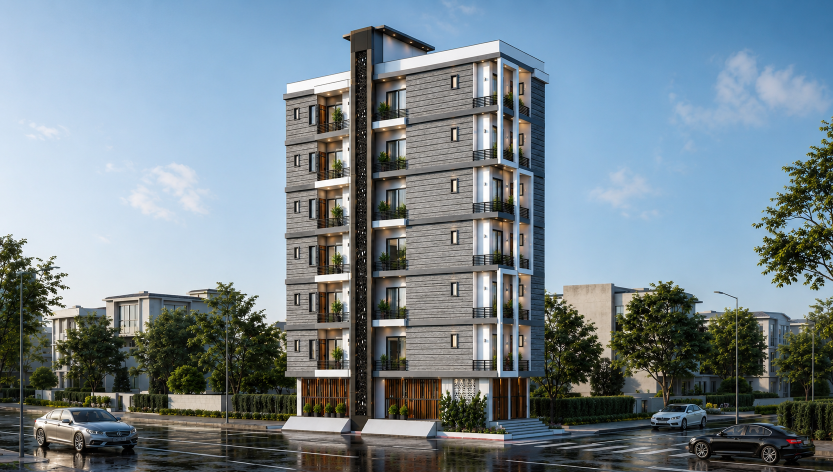
#> input picture images/photos/about-carousel/01-ayati-residency-street.png, 1666 x 944 px (shown at 1/2 size)
$ python fit-carousel-images.py
#> lines starting #> are read from the running program, lines starting #| are printed output that depends on the picture
#!/usr/bin/env python3
"""Deprecated: blur-fill carousel frames. Use original assets + object-fit: contain instead."""

from __future__ import annotations

from pathlib import Path

from PIL import Image, ImageFilter

ROOT = Path(__file__).resolve().parents[1]
SRC_DIR = ROOT / 'images/photos/about-carousel'
OUT_DIR = SRC_DIR / 'fitted'
TARGET_W, TARGET_H = 1920, 1440

CAROUSEL_FILES = [
    '01-ayati-residency-street.png',
    '03-aadhya-residency-2.png',
    '04-ayati-green-day.png',
    '05-ayati-green-zoom.jpg',
    '10-aadya-homes.jpeg',
]


def fit_with_blur_bg(src: Path, dst: Path) -> None:
    im = Image.open(src).convert('RGB')
#> im is the input picture: PIL image 1666x944 RGB; mean R, G, B 118.1, 133, 141.6
    w, h = im.size
#> w = 1666; h = 944
    target_ratio = TARGET_W / TARGET_H
    src_ratio = w / h
#> src_ratio = 1.76

    if src_ratio > target_ratio:
        bg_scale = TARGET_H / h
#> bg_scale = 1.53
    else:
        bg_scale = TARGET_W / w
    bg_w = max(TARGET_W, int(w * bg_scale))
#> bg_w = 2541
    bg_h = max(TARGET_H, int(h * bg_scale))
#> bg_h = 1440
    bg = im.resize((bg_w, bg_h), Image.Resampling.LANCZOS)
    left = (bg_w - TARGET_W) // 2
#> left = 310
    top = (bg_h - TARGET_H) // 2
#> top = 0
    bg = bg.crop((left, top, left + TARGET_W, top + TARGET_H))
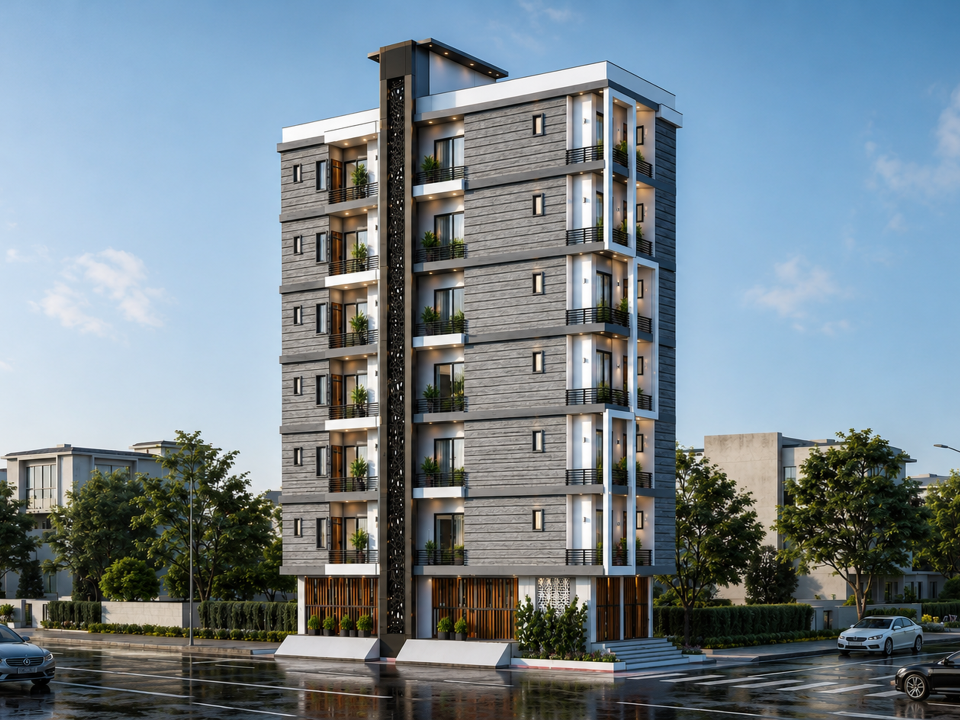
#> bg: PIL image 1920x1440 RGB (shown at 1/2 size); mean R, G, B 117.4, 131.6, 140.3
    bg = bg.filter(ImageFilter.GaussianBlur(radius=28))
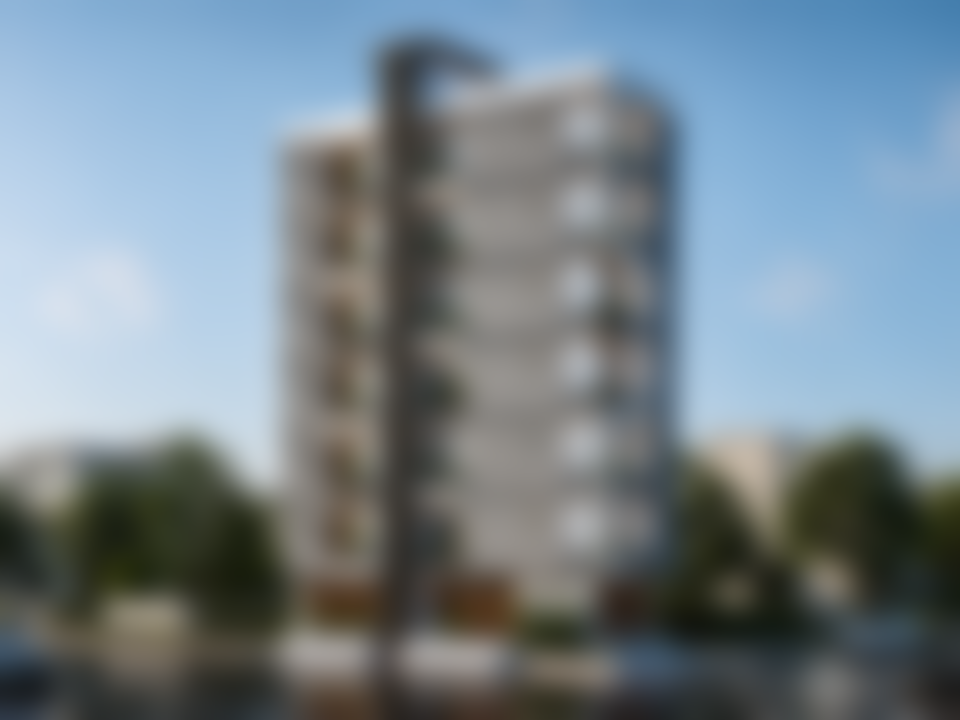
#> bg: PIL image 1920x1440 RGB (shown at 1/2 size); mean R, G, B 117.4, 131.6, 140.3

    if src_ratio > target_ratio:
        fg_w = TARGET_W
        fg_h = round(TARGET_W / src_ratio)
#> fg_h = 1088
    else:
        fg_h = TARGET_H
        fg_w = round(TARGET_H * src_ratio)
    fg = im.resize((fg_w, fg_h), Image.Resampling.LANCZOS)

    canvas = bg.copy()
    canvas.paste(fg, ((TARGET_W - fg_w) // 2, (TARGET_H - fg_h) // 2))
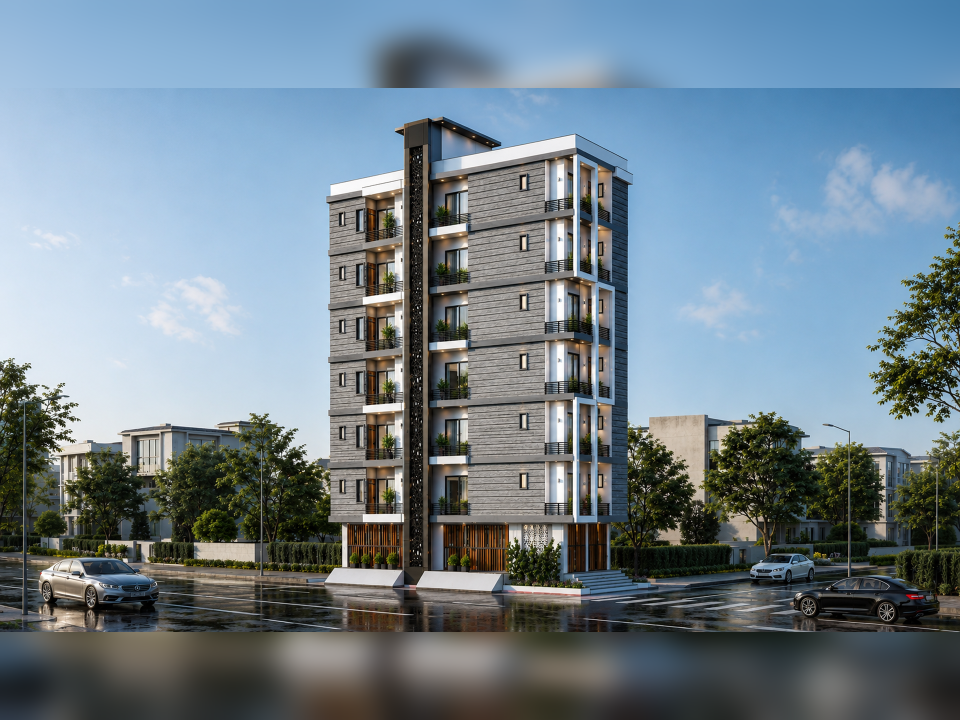
#> canvas: PIL image 1920x1440 RGB (shown at 1/2 size); mean R, G, B 112.8, 129.1, 139.8

    if dst.suffix.lower() in {'.jpg', '.jpeg'}:
        canvas.save(dst, 'JPEG', quality=88, optimize=True)
    else:
        canvas.save(dst, 'PNG', optimize=True)


def main() -> None:
    OUT_DIR.mkdir(exist_ok=True)
    for name in CAROUSEL_FILES:
        src = SRC_DIR / name
        stem = Path(name).stem
        out_ext = '.jpg' if name.lower().endswith(('.jpg', '.jpeg')) else '.png'
        dst = OUT_DIR / f'{stem}-fitted{out_ext}'
        fit_with_blur_bg(src, dst)
        print(f'Wrote {dst.relative_to(ROOT)}')
#> pass 2 of the loop in main, `for name in CAROUSEL_FILES:`:
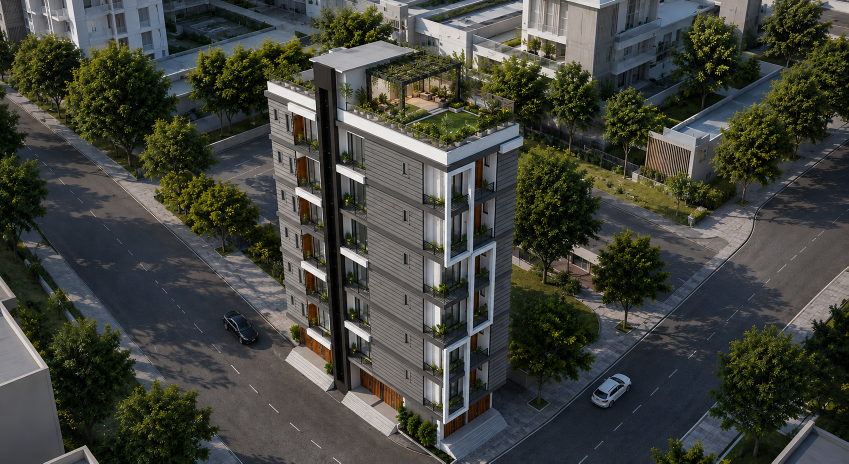
#> input picture images/photos/about-carousel/03-aadhya-residency-2.png, 1697 x 927 px (shown at 1/2 size)
#> in fit_with_blur_bg, im is the input picture: PIL image 1697x927 RGB; mean R, G, B 65.8, 67.8, 60.6
#> in fit_with_blur_bg (call 2), `bg = bg.filter(ImageFilter.GaussianBlur(radius=28))`:
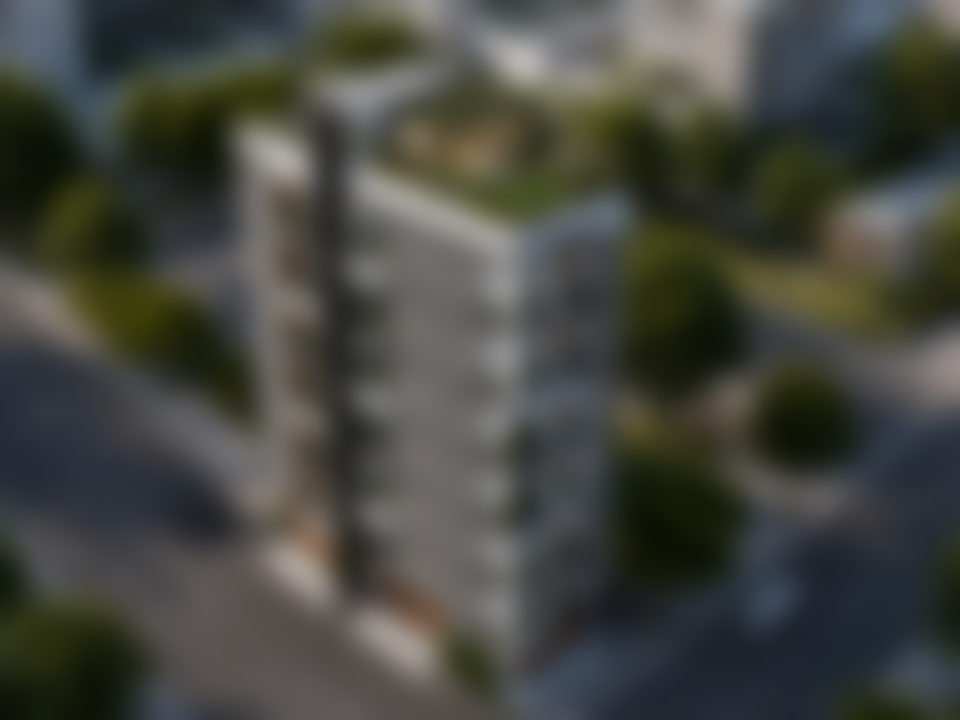
#> bg: PIL image 1920x1440 RGB (shown at 1/2 size); mean R, G, B 69.5, 71.2, 64.5
#> fg: PIL image 1920x1049 RGB
#> in fit_with_blur_bg (call 2), `canvas.paste(fg, ((TARGET_W - fg_w) // 2, (TARGET_H - fg_h) // 2))`:
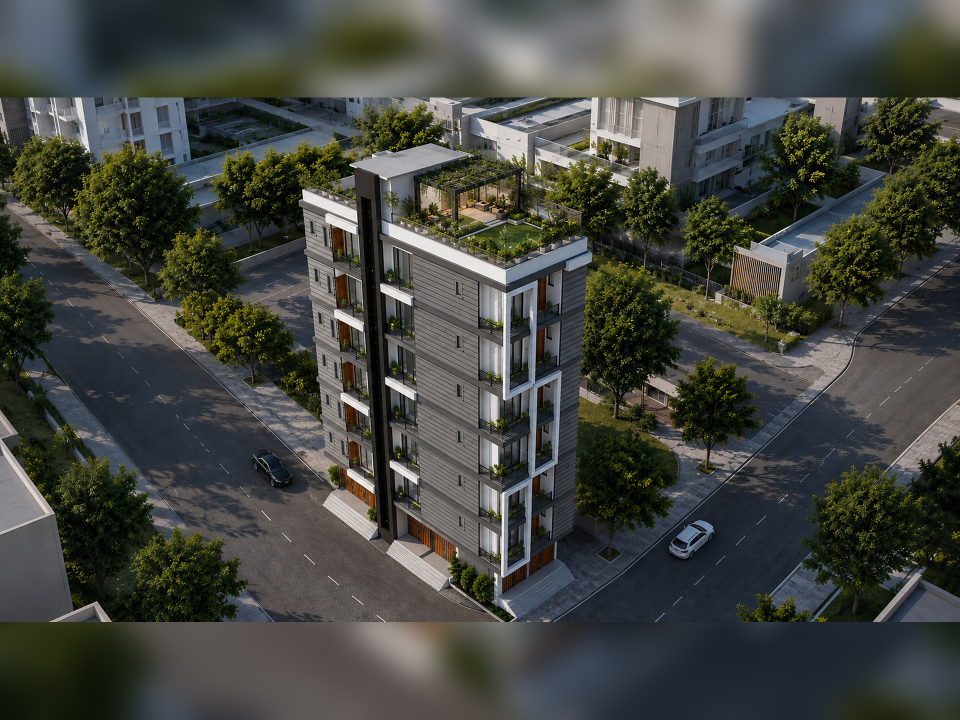
#> canvas: PIL image 1920x1440 RGB (shown at 1/2 size); mean R, G, B 67.8, 70.1, 64
#> pass 3 of the loop in main, `for name in CAROUSEL_FILES:`:
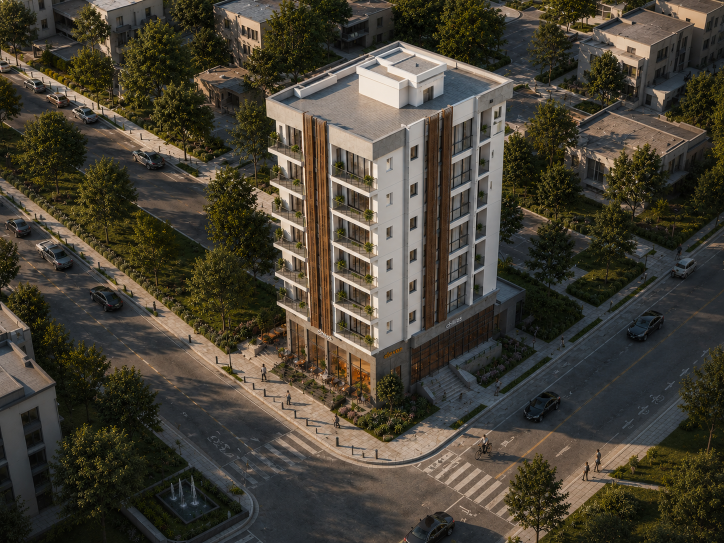
#> input picture images/photos/about-carousel/04-ayati-green-day.png, 1448 x 1086 px (shown at 1/2 size)
#> in fit_with_blur_bg, im is the input picture: PIL image 1448x1086 RGB; mean R, G, B 69.7, 64.5, 52.9
#> in fit_with_blur_bg (call 3), `bg = bg.filter(ImageFilter.GaussianBlur(radius=28))`:
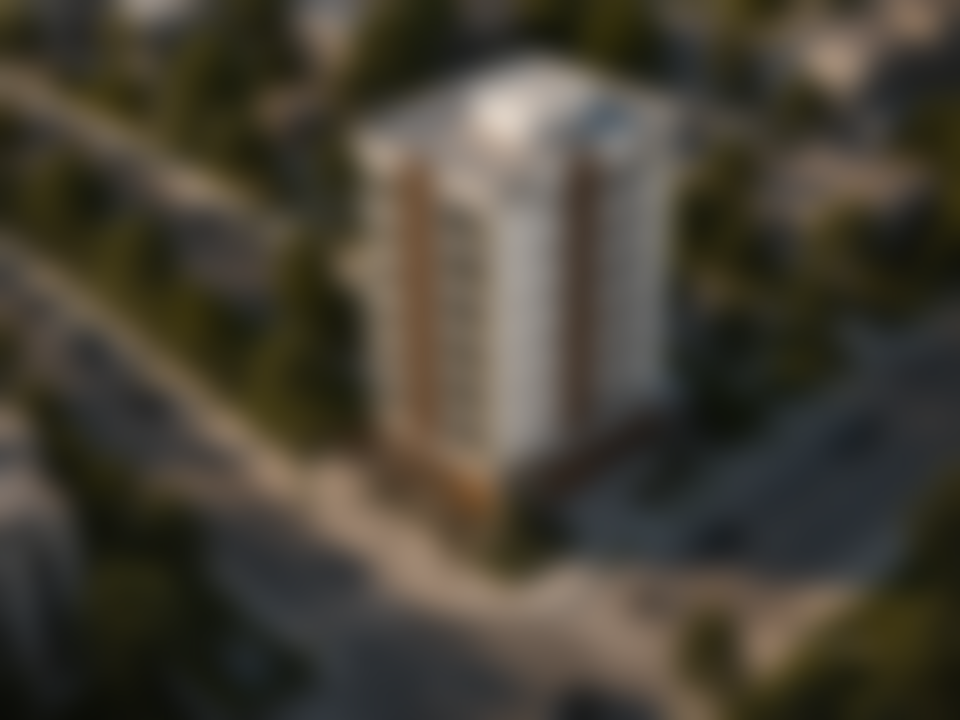
#> bg: PIL image 1920x1440 RGB (shown at 1/2 size); mean R, G, B 69.7, 64.5, 52.9
#> the loop made 5 passes; the first 3 are shown


if __name__ == '__main__':
    main()
